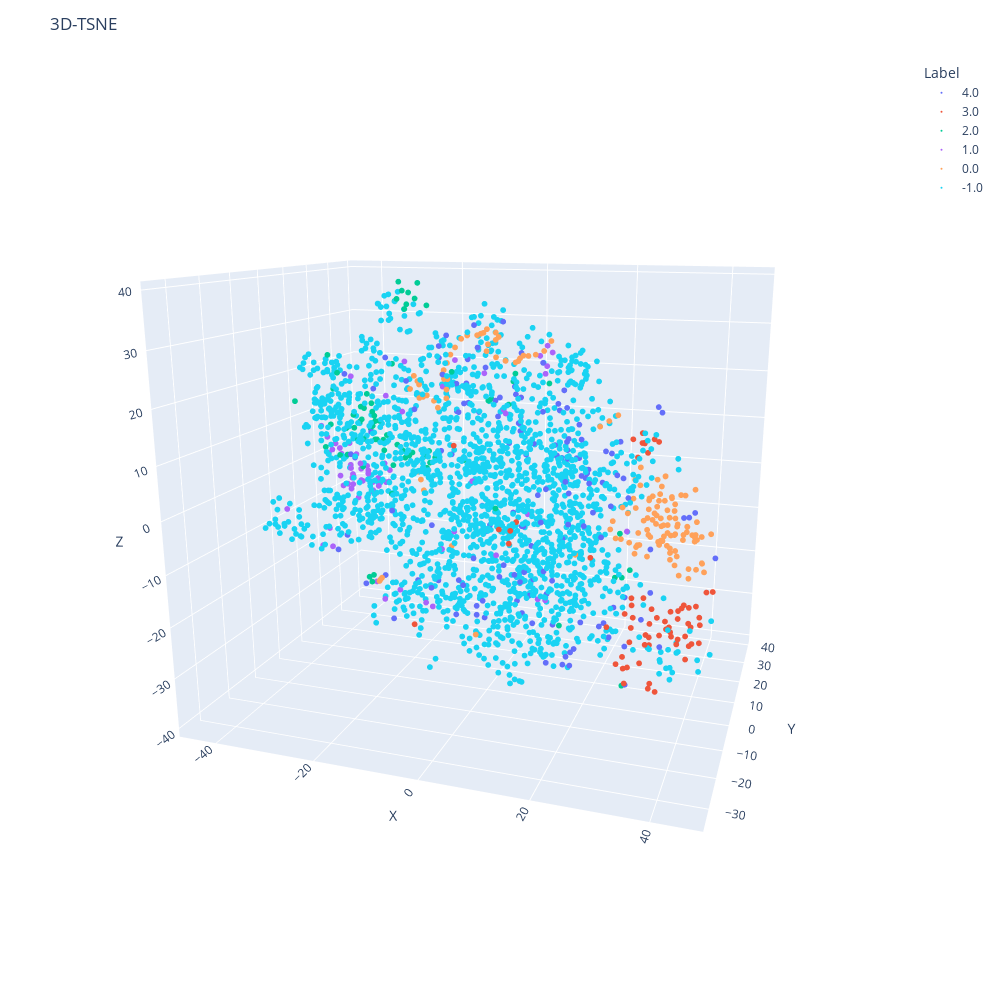

Notebook code for this chart:
### Code cell
data_tmp=pd.DataFrame({'X':x_t,'Y':y_t,'Z':z_t,'Label':y})
fig=px.scatter_3d(data_frame=data_tmp.sort_values(by='Label',ascending=False),x='X',y='Y',z='Z',color='Label',width=1000,height=1000)
fig.update_traces(marker=dict(size=2))
fig.update_layout(
    title={'text': "3D-TSNE"})
fig.show()
